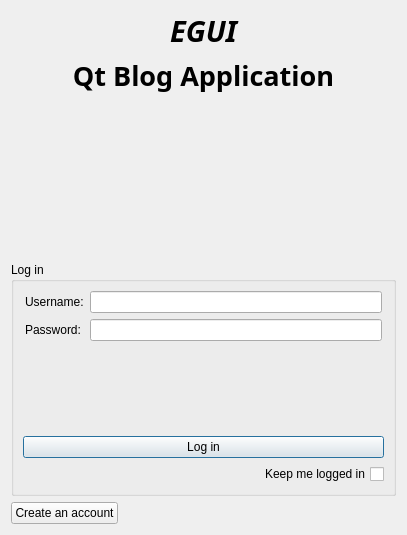
<?xml version="1.0" encoding="UTF-8"?>
<ui version="4.0">
 <class>LoginDialog</class>
 <widget class="QDialog" name="LoginDialog">
  <property name="geometry">
   <rect>
    <x>0</x>
    <y>0</y>
    <width>407</width>
    <height>535</height>
   </rect>
  </property>
  <property name="windowTitle">
   <string>LoginDialog</string>
  </property>
  <layout class="QVBoxLayout" name="verticalLayout_2">
   <item>
    <widget class="QLabel" name="label_8">
     <property name="font">
      <font>
       <family>Segoe UI Black</family>
       <pointsize>22</pointsize>
       <italic>true</italic>
       <bold>true</bold>
      </font>
     </property>
     <property name="text">
      <string>EGUI</string>
     </property>
     <property name="alignment">
      <set>Qt::AlignCenter</set>
     </property>
     <property name="margin">
      <number>10</number>
     </property>
    </widget>
   </item>
   <item>
    <widget class="QLabel" name="label_7">
     <property name="font">
      <font>
       <family>Segoe UI Black</family>
       <pointsize>20</pointsize>
       <bold>true</bold>
      </font>
     </property>
     <property name="text">
      <string>Qt Blog Application</string>
     </property>
     <property name="alignment">
      <set>Qt::AlignCenter</set>
     </property>
     <property name="wordWrap">
      <bool>true</bool>
     </property>
     <property name="margin">
      <number>10</number>
     </property>
    </widget>
   </item>
   <item>
    <spacer name="verticalSpacer_3">
     <property name="orientation">
      <enum>Qt::Vertical</enum>
     </property>
     <property name="sizeHint" stdset="0">
      <size>
       <width>20</width>
       <height>180</height>
      </size>
     </property>
    </spacer>
   </item>
   <item>
    <widget class="QGroupBox" name="groupBox">
     <property name="title">
      <string>Log in</string>
     </property>
     <layout class="QVBoxLayout" name="verticalLayout">
      <item>
       <layout class="QGridLayout" name="gridLayout">
        <property name="leftMargin">
         <number>2</number>
        </property>
        <property name="rightMargin">
         <number>2</number>
        </property>
        <item row="0" column="0">
         <widget class="QLabel" name="label">
          <property name="text">
           <string>Username:</string>
          </property>
         </widget>
        </item>
        <item row="0" column="1">
         <widget class="QLineEdit" name="txtUsername"/>
        </item>
        <item row="1" column="0">
         <widget class="QLabel" name="label_2">
          <property name="text">
           <string>Password:</string>
          </property>
         </widget>
        </item>
        <item row="1" column="1">
         <widget class="QLineEdit" name="txtPassword">
          <property name="echoMode">
           <enum>QLineEdit::Password</enum>
          </property>
         </widget>
        </item>
       </layout>
      </item>
      <item>
       <spacer name="verticalSpacer">
        <property name="orientation">
         <enum>Qt::Vertical</enum>
        </property>
        <property name="sizeHint" stdset="0">
         <size>
          <width>20</width>
          <height>107</height>
         </size>
        </property>
       </spacer>
      </item>
      <item>
       <layout class="QHBoxLayout" name="horizontalLayout_2">
        <item>
         <widget class="QPushButton" name="btnLogin">
          <property name="text">
           <string>Log in</string>
          </property>
         </widget>
        </item>
       </layout>
      </item>
      <item>
       <widget class="QCheckBox" name="chkKeepLogged">
        <property name="layoutDirection">
         <enum>Qt::RightToLeft</enum>
        </property>
        <property name="text">
         <string>Keep me logged in</string>
        </property>
        <property name="tristate">
         <bool>false</bool>
        </property>
       </widget>
      </item>
     </layout>
    </widget>
   </item>
   <item>
    <layout class="QHBoxLayout" name="horizontalLayout">
     <item>
      <widget class="QPushButton" name="btnRegister">
       <property name="text">
        <string>Create an account</string>
       </property>
      </widget>
     </item>
     <item>
      <spacer name="horizontalSpacer">
       <property name="orientation">
        <enum>Qt::Horizontal</enum>
       </property>
       <property name="sizeHint" stdset="0">
        <size>
         <width>40</width>
         <height>20</height>
        </size>
       </property>
      </spacer>
     </item>
    </layout>
   </item>
  </layout>
 </widget>
 <tabstops>
  <tabstop>txtUsername</tabstop>
  <tabstop>txtPassword</tabstop>
  <tabstop>btnLogin</tabstop>
  <tabstop>chkKeepLogged</tabstop>
  <tabstop>btnRegister</tabstop>
 </tabstops>
 <resources/>
 <connections/>
</ui>
